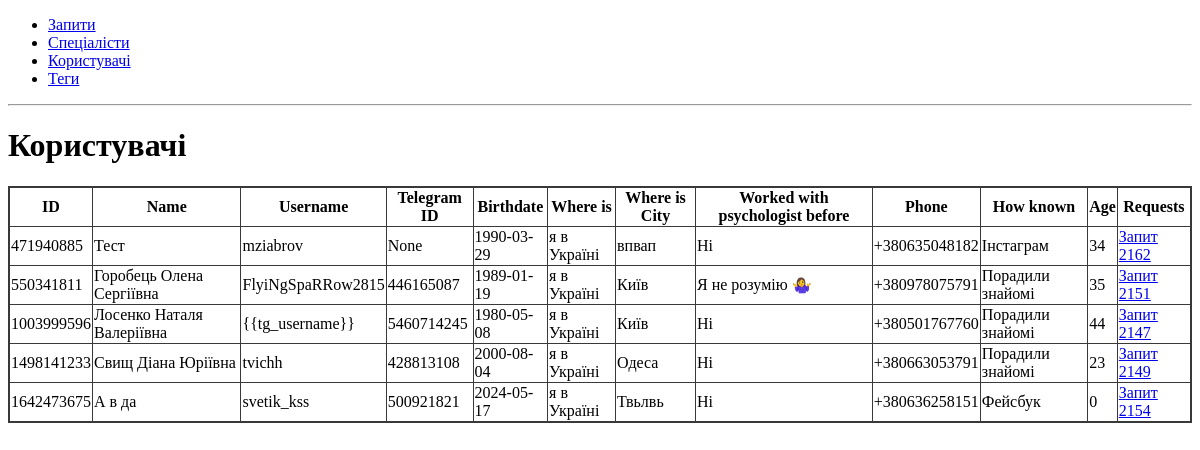
The app's page /users/, older data.
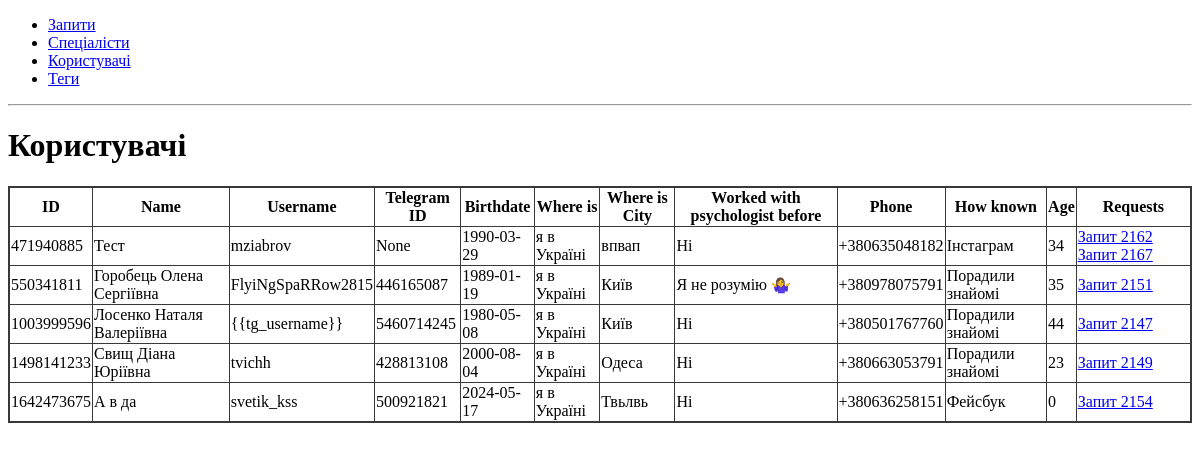
The same page, newer data.
### app/users/models.py (models this page shows, shortened)
class User(db.Model):
    id = db.Column(db.Integer, primary_key=True)
    name = db.Column(db.String(80), unique=True, nullable=False)
    username = db.Column(db.String(80), unique=True)
    telegram_id = db.Column(db.Integer, unique=True)
    birthdate = db.Column(db.Date, nullable=False)
    where_is = db.Column(db.String(80), nullable=False)
    where_is_city = db.Column(db.String(80), nullable=False)
    worked_with_psychologist_before = db.Column(db.String(80), nullable=False)
    phone = db.Column(db.String(80), nullable=False)
    how_known = db.Column(db.String(80), nullable=False)
    age = db.Column(db.Integer)

### app/requests/models.py (models this page shows, shortened)
class Request(db.Model):
    id = db.Column(db.Integer, primary_key=True)
    created_date = db.Column(db.DateTime, nullable=False)
    user_full_name = db.Column(db.String(80), nullable=False)
    user_username = db.Column(db.String(80))
    user_telegram_id = db.Column(db.Integer)
    user_birthdate = db.Column(db.Date, nullable=False)
    user_where_is = db.Column(db.String(80), nullable=False)
    user_where_is_city = db.Column(db.String(80), nullable=False)
    user_worked_with_psychologist_before = db.Column(db.String(80), nullable=False)
    help_type = db.Column(db.String(80), nullable=False)
    user_how_known = db.Column(db.String(80), nullable=False)
    user_phone = db.Column(db.Integer, nullable=False)
    request_type = db.Column(db.String(80), nullable=False)
    tag_id = db.Column(db.Integer, db.ForeignKey("tag.id"), nullable=True)
    tag = db.relationship("Tag", backref="requests")
    user_age = db.Column(db.Integer)
    user_id = db.Column(db.Integer, db.ForeignKey("user.id"), nullable=False)
    user = db.relationship("User", backref="requests")
    specialist_id = db.Column(db.Integer, db.ForeignKey("specialist.id"), nullable=True)
    specialist = db.relationship("Specialist", backref="requests")
    message_id = db.Column(db.Integer)
    def __repr__(self):
        return f"Запит {self.id}"

### app/users/routes.py (the view)
@bp.route('/')
def users():
    return render_template('users.html', users=User.query.all())

### app/users/templates/users.html
{% extends 'base.html' %}
{% block content %}
<h1>Користувачі</h1>
{% include 'users_table.html' %}
{% endblock %}

### app/users/templates/users_table.html
<table id="users">
    <thead>
        <tr>
            <th>ID</th>
            <th>Name</th>
            <th>Username</th>
            <th>Telegram ID</th>
            <th>Birthdate</th>
            <th>Where is</th>
            <th>Where is City</th>
            <th>Worked with psychologist before</th>
            <th>Phone</th>
            <th>How known</th>
            <th>Age</th>
            <th>Requests</th>
        </tr>
    </thead>
    <tbody>
        {% for user in users %}
        <tr>
            <td>{{ user.id }}</td>
            <td>{{ user.name }}</td>
            <td>{{ user.username }}</td>
            <td>{{ user.telegram_id }}</td>
            <td>{{ user.birthdate }}</td>
            <td>{{ user.where_is }}</td>
            <td>{{ user.where_is_city }}</td>
            <td>{{ user.worked_with_psychologist_before }}</td>
            <td>{{ user.phone }}</td>
            <td>{{ user.how_known }}</td>
            <td>{{ user.age }}</td>
            <td>
                {% for request in user.requests %}
                <a href="{{ url_for('requests.request_card', request_id=request.id) }}">{{ request }}</a>
                {% endfor %}
            </td>
        </tr>
        {% endfor %}
    </tbody>
</table>

Row changes from the older to the newer data that the page shows:
added Request: id "Запит 2167", shown under User "Тест"
